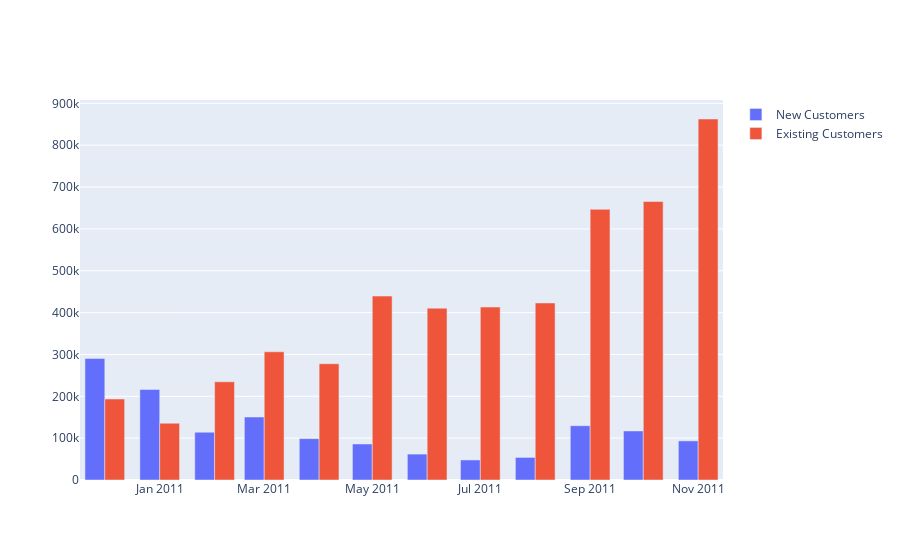

Here is the notebook cell this chart was saved with:
### Code cell
cond_new = uk_customer_type_revenues.loc[uk_customer_type_revenues['customer_type'] == 'New']
cond_ex = uk_customer_type_revenues.loc[uk_customer_type_revenues['customer_type'] == 'Existing']


fig = go.Figure(data=[
    go.Bar(name='New Customers', x=cond_new['date'][:-1], y=cond_new['revenue'].values[:-1]),
    go.Bar(name='Existing Customers', x=cond_ex['date'][:-1], y=cond_ex['revenue'].values[:-1]),
])
# Change the bar mode
fig.update_layout(barmode='group')
fig.show()

### Figure 1 — Plotly figure (JSON) as saved in the notebook; plotly's stock layout.template omitted (floating-point values rounded to 4 significant figures)
{"data": [{"name": "New Customers", "type": "bar", "x": ["2010-12-01T00:00:00", "2011-01-01T00:00:00", "2011-02-01T00:00:00", "2011-03-01T00:00:00", "2011-04-01T00:00:00", "2011-05-01T00:00:00", "2011-06-01T00:00:00", "2011-07-01T00:00:00", "2011-08-01T00:00:00", "2011-09-01T00:00:00", "2011-10-01T00:00:00", "2011-11-01T00:00:00"], "y": [290200.0, 216300.0, 114200.0, 150500.0, 98890.0, 86080.0, 61910.0, 47890.0, 53980.0, 129700.0, 117300.0, 93460.0]}, {"name": "Existing Customers", "type": "bar", "x": ["2010-12-01T00:00:00", "2011-01-01T00:00:00", "2011-02-01T00:00:00", "2011-03-01T00:00:00", "2011-04-01T00:00:00", "2011-05-01T00:00:00", "2011-06-01T00:00:00", "2011-07-01T00:00:00", "2011-08-01T00:00:00", "2011-09-01T00:00:00", "2011-10-01T00:00:00", "2011-11-01T00:00:00"], "y": [193600.0, 135700.0, 234700.0, 306400.0, 277900.0, 439500.0, 410600.0, 413300.0, 423000.0, 646800.0, 665500.0, 862700.0]}], "layout": {"barmode": "group"}}
